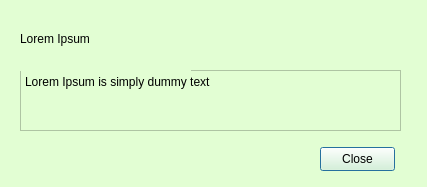
<?xml version="1.0" encoding="UTF-8"?>
<ui version="4.0">
 <class>Dialog</class>
 <widget class="QDialog" name="Dialog">
  <property name="geometry">
   <rect>
    <x>0</x>
    <y>0</y>
    <width>427</width>
    <height>187</height>
   </rect>
  </property>
  <property name="windowTitle">
   <string>details</string>
  </property>
  <property name="styleSheet">
   <string notr="true">background-color: #E2FED3;
</string>
  </property>
  <widget class="QLabel" name="label_6">
   <property name="geometry">
    <rect>
     <x>210</x>
     <y>147</y>
     <width>21</width>
     <height>21</height>
    </rect>
   </property>
   <property name="text">
    <string/>
   </property>
   <property name="pixmap">
    <pixmap>../../../Downloads/more_vert_FILL1_wght400_GRAD0_opsz48.png</pixmap>
   </property>
   <property name="scaledContents">
    <bool>true</bool>
   </property>
  </widget>
  <widget class="QLabel" name="label_2">
   <property name="geometry">
    <rect>
     <x>60</x>
     <y>147</y>
     <width>21</width>
     <height>21</height>
    </rect>
   </property>
   <property name="midLineWidth">
    <number>0</number>
   </property>
   <property name="text">
    <string/>
   </property>
   <property name="pixmap">
    <pixmap>../../../Downloads/person_add_FILL0_wght400_GRAD0_opsz48.png</pixmap>
   </property>
   <property name="scaledContents">
    <bool>true</bool>
   </property>
  </widget>
  <widget class="QLabel" name="label_5">
   <property name="geometry">
    <rect>
     <x>180</x>
     <y>147</y>
     <width>21</width>
     <height>21</height>
    </rect>
   </property>
   <property name="text">
    <string/>
   </property>
   <property name="pixmap">
    <pixmap>../../../Downloads/archive_FILL0_wght400_GRAD0_opsz48.png</pixmap>
   </property>
   <property name="scaledContents">
    <bool>true</bool>
   </property>
  </widget>
  <widget class="QLabel" name="label_7">
   <property name="enabled">
    <bool>true</bool>
   </property>
   <property name="geometry">
    <rect>
     <x>240</x>
     <y>147</y>
     <width>21</width>
     <height>21</height>
    </rect>
   </property>
   <property name="text">
    <string/>
   </property>
   <property name="pixmap">
    <pixmap>../../../Downloads/undo_FILL0_wght400_GRAD0_opsz48.png</pixmap>
   </property>
   <property name="scaledContents">
    <bool>true</bool>
   </property>
  </widget>
  <widget class="QLabel" name="label">
   <property name="geometry">
    <rect>
     <x>20</x>
     <y>147</y>
     <width>21</width>
     <height>21</height>
    </rect>
   </property>
   <property name="text">
    <string/>
   </property>
   <property name="pixmap">
    <pixmap>../../../Downloads/add_alert_FILL0_wght400_GRAD0_opsz48.png</pixmap>
   </property>
   <property name="scaledContents">
    <bool>true</bool>
   </property>
  </widget>
  <widget class="QLabel" name="label_8">
   <property name="geometry">
    <rect>
     <x>270</x>
     <y>147</y>
     <width>21</width>
     <height>21</height>
    </rect>
   </property>
   <property name="text">
    <string/>
   </property>
   <property name="pixmap">
    <pixmap>../../../Downloads/redo_FILL0_wght400_GRAD0_opsz48.png</pixmap>
   </property>
   <property name="scaledContents">
    <bool>true</bool>
   </property>
  </widget>
  <widget class="QPlainTextEdit" name="plainTextEdit_2">
   <property name="geometry">
    <rect>
     <x>20</x>
     <y>70</y>
     <width>381</width>
     <height>61</height>
    </rect>
   </property>
   <property name="styleSheet">
    <string notr="true"/>
   </property>
   <property name="plainText">
    <string>Lorem Ipsum is simply dummy text 

</string>
   </property>
  </widget>
  <widget class="QLabel" name="label_21">
   <property name="geometry">
    <rect>
     <x>360</x>
     <y>0</y>
     <width>21</width>
     <height>21</height>
    </rect>
   </property>
   <property name="text">
    <string/>
   </property>
   <property name="pixmap">
    <pixmap>../../../Downloads/bookmark_FILL1_wght400_GRAD0_opsz48.png</pixmap>
   </property>
   <property name="scaledContents">
    <bool>true</bool>
   </property>
  </widget>
  <widget class="QLabel" name="label_3">
   <property name="geometry">
    <rect>
     <x>100</x>
     <y>148</y>
     <width>21</width>
     <height>20</height>
    </rect>
   </property>
   <property name="text">
    <string/>
   </property>
   <property name="pixmap">
    <pixmap>../../../Downloads/palette_FILL0_wght400_GRAD0_opsz48.png</pixmap>
   </property>
   <property name="scaledContents">
    <bool>true</bool>
   </property>
  </widget>
  <widget class="QPushButton" name="btn_close3">
   <property name="geometry">
    <rect>
     <x>320</x>
     <y>147</y>
     <width>75</width>
     <height>24</height>
    </rect>
   </property>
   <property name="text">
    <string>Close</string>
   </property>
  </widget>
  <widget class="QLabel" name="label_11">
   <property name="geometry">
    <rect>
     <x>20</x>
     <y>20</y>
     <width>171</width>
     <height>51</height>
    </rect>
   </property>
   <property name="styleSheet">
    <string notr="true">font: 700 italic 18pt &quot;Arial&quot;;</string>
   </property>
   <property name="text">
    <string>Lorem Ipsum
</string>
   </property>
  </widget>
  <widget class="QLabel" name="label_4">
   <property name="geometry">
    <rect>
     <x>140</x>
     <y>147</y>
     <width>21</width>
     <height>21</height>
    </rect>
   </property>
   <property name="text">
    <string/>
   </property>
   <property name="pixmap">
    <pixmap>../../../Downloads/imagesmode_FILL0_wght400_GRAD0_opsz48.png</pixmap>
   </property>
   <property name="scaledContents">
    <bool>true</bool>
   </property>
  </widget>
 </widget>
 <resources/>
 <connections/>
</ui>
